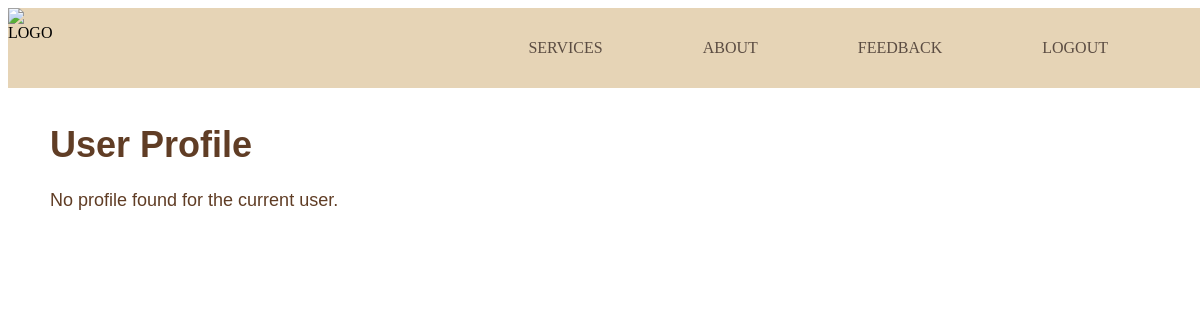
Page /view_profile/ (signed in) on the earlier database version.
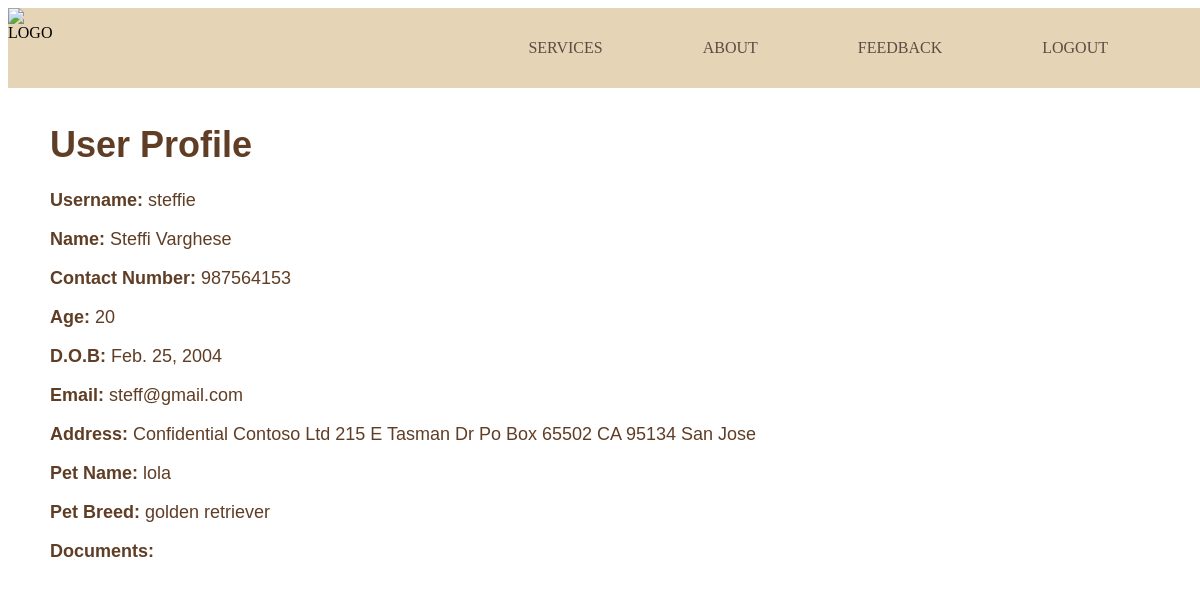
Same page on the later database version.
### projects/models.py (models this page shows, shortened)
class UserProfile(models.Model):
    user = models.OneToOneField(User, on_delete=models.CASCADE, related_name='profile',default=None, null=True)
    name = models.CharField(max_length=255)
    contact_number = models.CharField(max_length=15)
    age = models.IntegerField()
    date_of_birth = models.DateField()
    email = models.CharField(max_length=255,default=None, null=True)
    address = models.TextField()
    pet_name = models.CharField(max_length=255)
    pet_breed = models.CharField(max_length=255)
    documents = models.FileField(upload_to='user_documents/', null=True, blank=True)

### projects/views.py (the view)
# urls.py: path('view_profile/', views.view_profile, name='view_profile'),
def view_profile(request):
    user_profile = UserProfile.objects.filter(user=request.user).first()
    return render(request, 'view_profile.html', {'user_profile': user_profile})

### templates/view_profile.html (shortened to what this page needs)
<!DOCTYPE html>
<html lang="en">
<head>
</head>
<body>
  <nav>
    <img src="https://i.postimg.cc/FRvX0wB1/petmedpal.png" alt="LOGO">
    <ul>
      <li><a href="{%url 'services'%}">SERVICES</a></li>
      <li><a href="{%url 'home'%}"> ABOUT </a></li>
      <li><a href=""> FEEDBACK </a></li>
      <li><a href="{%url 'landing'%}"> LOGOUT </a></li>
    </ul>
  </nav>
  <div class="text">
    <h1>User Profile</h1>
    {% if user_profile %}
        <p><strong>Username:</strong> {{ user_profile.user.username }}</p>
        <p><strong>Name:</strong> {{ user_profile.name }}</p>
        <p><strong>Contact Number:</strong> {{ user_profile.contact_number }}</p>
        <p><strong>Age:</strong> {{ user_profile.age }}</p>
        <p><strong>D.O.B:</strong> {{ user_profile.date_of_birth }}</p>
        <p><strong>Email:</strong> {{ user_profile.email }}</p>
        <p><strong>Address:</strong> {{ user_profile.address }}</p>
        <p><strong>Pet Name:</strong> {{ user_profile.pet_name }}</p>
        <p><strong>Pet Breed:</strong> {{ user_profile.pet_breed }}</p>
        <p><strong>Documents:</strong> {{ user_profile.documents }}</p>
    {% else %}
        <p>No profile found for the current user.</p>
    {% endif %}
  </div>
</body>
</html>

### templates/view_profile.html (style rules this page uses)
.text { left: 50px; top: 100px; position: absolute; font-family: "Mulish", Helvetica; font-weight: 400; color: #603d25; font-size: 18px; text-align: justify; letter-spacing: 0; line-height: normal; }
:root { --main_bg: #e6d4b6; --pri_font: #603d25; --sec_font: #5B4C42; --ter_font: #987554; --font_fam: 'Mulish', sans-serif; }
nav { background: var(--main_bg); height: 80px; position: fixed; width: 100%; display: flex; justify-content: space-between; z-index: 11; }
nav img { height: 70px; }
nav ul { list-style-type: none; display: flex; align-items: center; width: inherit; justify-content: flex-end; margin: 0 50px; }
nav ul li { padding: 0 50px; }
nav ul li a { color: var(--sec_font); text-decoration: none; cursor: pointer; }

Differences in the rows shown:
added UserProfile: user.username "steffie", name "Steffi Varghese", contact_number "987564153", age "20", date_of_birth "Feb. 25, 2004", email "steff@gmail.com", address "Confidential Contoso Ltd 215 E Tasman Dr Po Box 65502 CA 95134 San Jose", pet_name "lola", pet_breed "golden retriever"
Other differences:
text no longer shown: "No profile found for the current user."
text now shown: "Username: Name: Contact Number: Age: D.O.B: Email: Address: Pet Name: Pet Breed: Documents:"
